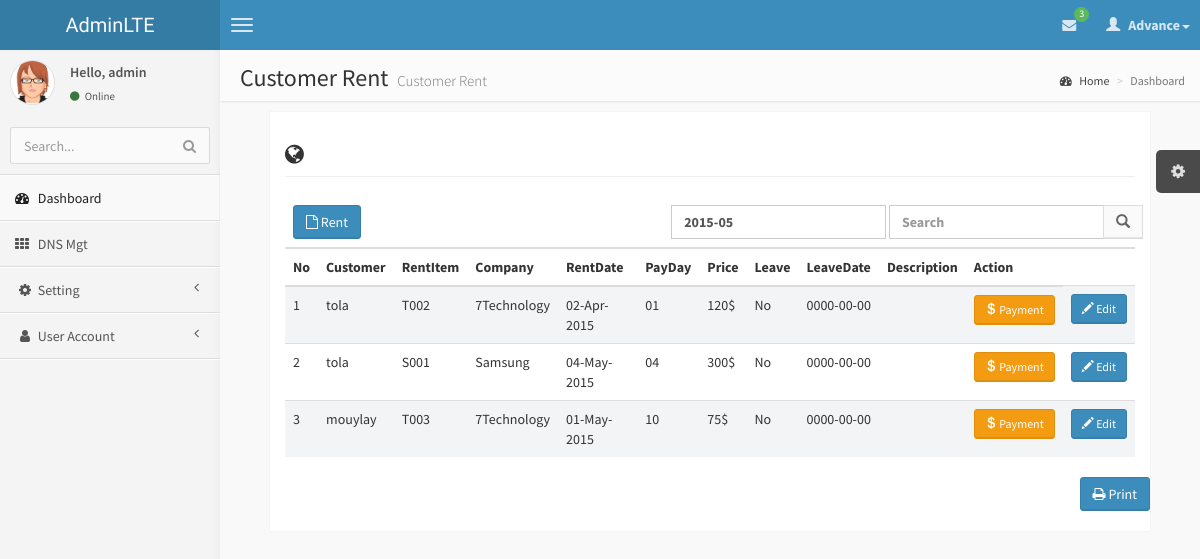
The page /7Rentsystem/Customer_Rent.php (signed in) on the database its author committed.
### tables this page shows
CREATE TABLE `tblcustomer_rent` (
  `Customer_RentID` text,
  `CustomerID` text,
  `RentItemID` text,
  `CompanyID` text,
  `RentDate` date DEFAULT NULL,
  `PayDate` date DEFAULT NULL,
  `Price` float DEFAULT NULL,
  `isLeave` bit(1) DEFAULT NULL,
  `LeaveDate` date DEFAULT NULL,
  `Description` text
);

CREATE TABLE `tbcustomer` (
  `CustomerID` text,
  `CompanyID` text,
  `memberTitle` text,
  `firstName` text,
  `lastName` text,
  `fullName` text,
  `nickName` text,
  `idType` text,
  `icpassportNo` text,
  `Nationality` text,
  `Gender` text,
  `Birthdate` date DEFAULT NULL,
  `MaritalStatus` text,
  `Address` text,
  `ZipCode` text,
  `PostalCode` text,
  `POBox` text,
  `City` text,
  `Country` text,
  `Tel1` text,
  `Fax` text,
  `Mobile` text,
  `eMail` text,
  `autono` int(11) DEFAULT NULL
);

CREATE TABLE `tblrentitem` (
  `RentItemID` text,
  `CompanyID` text,
  `ItemName` text,
  `CategoryID` text,
  `Price` float DEFAULT NULL,
  `isStatus` bit(1) DEFAULT NULL,
  `Desciption` text
);

CREATE TABLE `tblcompany` (
  `CompanyID` text,
  `CompanyName` text,
  `Description` text
);

### 7Rentsystem/connectionclass/function.php (called while the page is built, shortened)
<?php
function get($var)
{
	if (isset($_GET[$var])) {
		return (trim($_GET[$var]));
	}
	else
	{
		return '';
	}
}
?>

### 7Rentsystem/connectionclass/connect.php (called while the page is built, shortened)
<?php
class MyConnection
{
    	private $host = '174.136.57.160';
		private $username = 'www7tech_Pro';
		private $mylink;
		private $password = 'piseth123';
    function connect()
	{
		$this->mylink = mysql_connect($this->host,$this->username,$this->password) or die("Fail to Select Host");
		return $this->mylink;
	}
    function query($sql)
	{
		if (!empty($sql))
		{
			$this->result = mysql_query($sql,$this->mylink);
			return $this->result;
		}else
		{
			return false;
		}
    }
	function dbCountRows(&$result)
	{
		$numRows = @mysql_num_rows($result);
		if ( $numRows )
		{
			return $numRows;
		}
		else
		{
			return 0;
		}
	}
	function fetch($result=""){
                return mysql_fetch_object($result);
        }
 }
?>

### 7Rentsystem/Customer_Rent.php (the view, shortened to what this page needs)
<?php include 'header.php';
$searchTemp=get('srch-normal');
$getdatenotyetpay=get('datanotyetpay');
?>
	<head>
		<link rel="stylesheet" type="text/css" href="./css/jquery.datetimepicker.css"/>
	</head>
    <body class="skin-blue">
         <?php include 'nav.php';?>
            <?php include 'menu.php';?>
            <aside class="right-side">
                <section class="content-header">
                    <h1>
                        Customer Rent
                        <small>Customer Rent</small>
                    </h1>
                    <ol class="breadcrumb">
                        <li><a href="#"><i class="fa fa-dashboard"></i> Home</a></li>
                        <li class="active">Dashboard</li>
                    </ol>
                </section>
                  <section class="content invoice">
                    <div class="row">
                        <div class="col-xs-12">
                            <h2 class="page-header">
                                <i class="fa fa-globe"></i>
                            </h2>
                        </div>
                    </div>
                    <div class="row">
                        <div class="col-xs-12 table-responsive">
                            <table class="table table-striped">
                                <thead>
                                    <tr>
											<th colspan="4">
											 <a href="Customer_Rent-new.php">
													<button class="btn btn-primary" data-toggle="modal" data-target="#NewFloor"><i class="fa fa-file-o"></i> Rent</button>
													</a>
											</th>
                                            <th colspan="10">
                                                <div class="row">
                                                     <form class="form-inline">
                                                     <div class="col-md-13 pull-right">
                                                     <div class="form-group">
                                                     <input type="text" id="btnDate" name="datanotyetpay" class="form-control col-md-1" <?php
													 if($getdatenotyetpay!=""){
													 echo 'value="'.$getdatenotyetpay.'"';
													 }
													 else{
													 $datenow=date("Y-m"); echo 'value="'.$datenow.'"';
													 $getdatenotyetpay=date("Y-m");
													 }?>/>
													 </div>
                                                      <div class="input-group">
                                                    <div class="input-group-btn">
													 <input type="text" class="form-control" placeholder="Search" name="srch-normal" id="search.php?dnsname=name&srch-term" <?php echo 'value="'.$searchTemp.'"'?>>
                                                        <button class="btn btn-default" type="submit"><i class="glyphicon glyphicon-search"></i></button>
                                                    </div>
                                                    </div>
                                                    </form>
                                                </div>
                                            </th>
                                    </tr>
                                </thead>
								<thead>
                                    <tr>
                                        <th>No</th>
										<th>Customer</th>
                                        <th>RentItem</th>
										<th>Company</th>
										<th>RentDate</th>
										<th>PayDay</th>
										<th>Price</th>
										<th>Leave</th>
										<th>LeaveDate</th>
                                        <th>Description</th>
										<th>Action</th>
                                    </tr>
                                </thead>
                                <tbody>
                                    <?php
									if($getdatenotyetpay!=""){
									$getdatenotyetpays=$getdatenotyetpay."-01";
									$_slide1 = $db->query("CALL sp_Customer_Rent_Select_Company('".$searchTemp."','".$getdatenotyetpays."')");
									}
									else{
									$datenows=$datenow."-01";
									$_slide1 = $db->query("CALL sp_Customer_Rent_Select_Company('".$searchTemp."','".$datenows."')");
									}
									$numrow=$db->dbCountRows($_slide1);
										$i = 1;
									if($numrow>0)
									{
										while($row=$db->fetch($_slide1)){
												$id=$row->Customer_RentID;
												$RentItemID=$row->RentItemID;
												$ItemName = $row->ItemName;
												$CustomerID=$row->CustomerID;
												$CusName=$row->FullName;
												$CompanyID=$row->CompanyID;
												$CompanyName = $row->CompanyName;
												$CategoryID=$row->CategoryID;
												$CategoryName = $row->CategoryName;
												$RentDate = $row->RentDate;
												$NewRentDate= date('d-M-Y',strtotime($RentDate));
												$OldPayDate = $row->PayDate;
												$PayDate= date('d',strtotime($OldPayDate));
												$Price=$row->Price;
												$isLeave = $row->isLeave;
												if($isLeave==1){
												$Leaves="No";
												}
												else{
												$Leaves="Yes";
												}
												$LeaveDate = $row->LeaveDate;
												$Decription = $row->Desciption;
											echo'<tr class="gradeA">
														<td>'.$i++.'</td>
														<td>'.$CusName.'</td>
														<td>'.$ItemName.'</td>
														<td>'.$CompanyName.'</td>
														<td>'.$NewRentDate.'</td>
														<td>'.$PayDate.'</td>
														<td>'.$Price.'$</td>
														<td>'.$Leaves.'</td>
														<td>'.$LeaveDate.'</td>
														<td>'.$Decription.'</td>
														<td>
														<a class="iframe" href="Customer-Rent-Payement.php?id='.$id.'&RentItemID='.$RentItemID.'&ItemName='.$ItemName.'&Price='.$Price.'&Decription='.$Decription.'&PayDate='.$PayDate.'&getdatenotyetpay='.$getdatenotyetpay.'">
															<button class="btn btn-sm btn-warning">
																<i class="glyphicon glyphicon-usd"></i>
																Payment
															</button>
                                                        </a>
														</td>
														<td>
														<a class="iframe" href="Customer_Rent-Update.php?RentItemID='.$RentItemID.'
														&ItemName='.$ItemName.'&CustomerID='.$CustomerID.'&CusName='.$CusName.'
														&CompanyID='.$CompanyID.'&CompanyName='.$CompanyName.'&CategoryID='.$CategoryID.'
														&CategoryName='.$CategoryName.'&Leaves='.$Leaves.'
														&Price='.$Price.'&LeaveDate='.$LeaveDate.'&Decription='.$Decription.'">
															<button class="btn btn-sm btn-primary">
																<i class="glyphicon glyphicon-pencil"></i>
																Edit
															</button>
                                                        </a>
														</td>
												</tr>';
										}
									}
									else
										echo'<tr><td  colspan="7"><font color =Red>No Record Found.</font></td></tr>';
                                ?>
                                </tbody>
                            </table>
                        </div>
                    </div>
                    <div class="row">
                    <div class="row no-print">
                        <div class="col-xs-12">
                            <button class="btn btn-primary pull-right" onClick="window.print();"><i class="fa fa-print"></i> Print</button>
                        </div>
                    </div>
                </section>
            </aside>
        </div>
		</body>
<?php include 'footer.php';?>

### rows shown on the page
tblcustomer_rent: CustomerID.fullName "tola", RentItemID.ItemName "T002", CompanyID.CompanyName "7Technology", RentDate "02-Apr-2015", PayDate "01", Price "120", isLeave "No", LeaveDate "0000-00-00"
tblcustomer_rent: CustomerID.fullName "tola", RentItemID.ItemName "S001", CompanyID.CompanyName "Samsung", RentDate "04-May-2015", PayDate "04", Price "300", isLeave "No", LeaveDate "0000-00-00"
tblcustomer_rent: CustomerID.fullName "mouylay", RentItemID.ItemName "T003", CompanyID.CompanyName "7Technology", RentDate "01-May-2015", PayDate "10", Price "75", isLeave "No", LeaveDate "0000-00-00"

### other values the page prints
$row->Total "3"
$U_Acc "admin"
